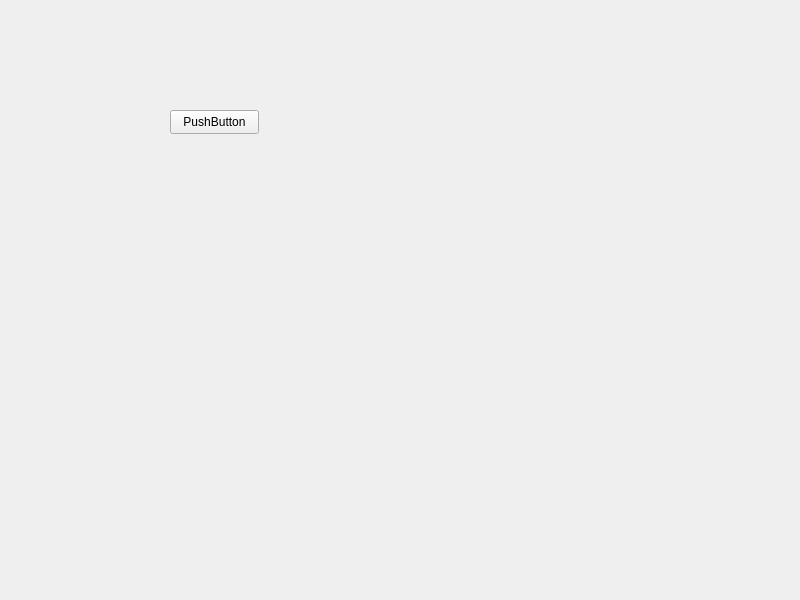
<?xml version="1.0" encoding="UTF-8"?>
<ui version="4.0">
 <class>Widget</class>
 <widget class="QWidget" name="Widget">
  <property name="geometry">
   <rect>
    <x>0</x>
    <y>0</y>
    <width>800</width>
    <height>600</height>
   </rect>
  </property>
  <property name="windowTitle">
   <string>Widget</string>
  </property>
  <widget class="QPushButton" name="pushButton">
   <property name="geometry">
    <rect>
     <x>170</x>
     <y>110</y>
     <width>89</width>
     <height>24</height>
    </rect>
   </property>
   <property name="text">
    <string>PushButton</string>
   </property>
  </widget>
 </widget>
 <resources/>
 <connections/>
</ui>
